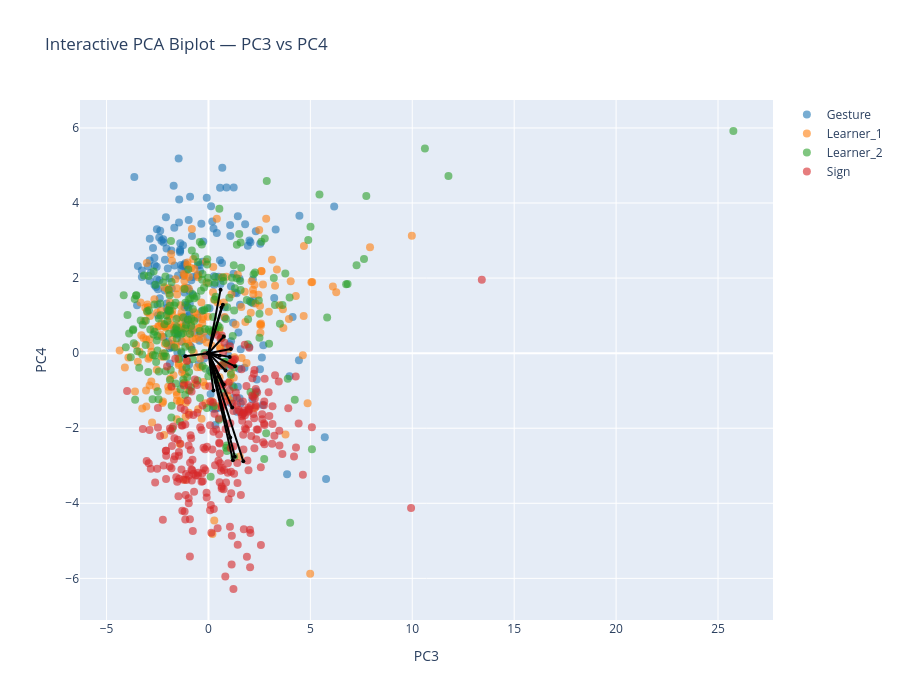

The cell this chart's notebook holds for it:
### Markdown cell above
## PC3-PC4

### Code cell
interactive_PCA_biplot(score=x_new_GS, 
                       coeff=loadings_GS, 
                       labels=feature_names, 
                       y=y, 
                       selected_vars=selected_vars, 
                       pc_x=3, 
                       pc_y=4,
                       le=le,
                       show_labels=False)

### Figure 1 — Plotly figure (JSON) as saved in the notebook; plotly's stock layout.template omitted (floating-point values rounded to 4 significant figures; data arrays with more than 128 entries replaced by an {"elided": "..."} marker saying what was removed)
{"data": [{"hoverinfo": "text", "marker": {"color": "#1f77b4", "opacity": 0.6, "size": 8}, "mode": "markers", "name": "Gesture", "showlegend": true, "text": {"elided": "197 str values"}, "type": "scatter", "x": {"elided": "197 float values"}, "y": {"elided": "197 float values"}}, {"hoverinfo": "text", "marker": {"color": "#ff7f0e", "opacity": 0.6, "size": 8}, "mode": "markers", "name": "Learner_1", "showlegend": true, "text": {"elided": "236 str values"}, "type": "scatter", "x": {"elided": "236 float values"}, "y": {"elided": "236 float values"}}, {"hoverinfo": "text", "marker": {"color": "#2ca02c", "opacity": 0.6, "size": 8}, "mode": "markers", "name": "Learner_2", "showlegend": true, "text": {"elided": "223 str values"}, "type": "scatter", "x": {"elided": "223 float values"}, "y": {"elided": "223 float values"}}, {"hoverinfo": "text", "marker": {"color": "#d62728", "opacity": 0.6, "size": 8}, "mode": "markers", "name": "Sign", "showlegend": true, "text": {"elided": "246 str values"}, "type": "scatter", "x": {"elided": "246 float values"}, "y": {"elided": "246 float values"}}, {"hoverinfo": "text", "hovertext": "gross__magnitude__arm_speed_Gmean", "line": {"color": "black"}, "marker": {"size": 4}, "mode": "lines+markers", "showlegend": false, "textposition": "top center", "type": "scatter", "x": [0, 1.709], "y": [0, -2.88]}, {"hoverinfo": "text", "hovertext": "gross__variability__arm_speed_Gstd", "line": {"color": "black"}, "marker": {"size": 4}, "mode": "lines+markers", "showlegend": false, "textposition": "top center", "type": "scatter", "x": [0, 0.8363], "y": [0, -0.4637]}, {"hoverinfo": "text", "hovertext": "gross__magnitude__arm_speed_peak_mean", "line": {"color": "black"}, "marker": {"size": 4}, "mode": "lines+markers", "showlegend": false, "textposition": "top center", "type": "scatter", "x": [0, 0.7486], "y": [0, -0.8321]}, {"hoverinfo": "text", "hovertext": "gross__rhythm__arm_speed_peak_n", "line": {"color": "black"}, "marker": {"size": 4}, "mode": "lines+markers", "showlegend": false, "textposition": "top center", "type": "scatter", "x": [0, 0.7501], "y": [0, 0.4439]}, {"hoverinfo": "text", "hovertext": "gross__rhythm__arm_speed_peak_rate", "line": {"color": "black"}, "marker": {"size": 4}, "mode": "lines+markers", "showlegend": false, "textposition": "top center", "type": "scatter", "x": [0, 1.068], "y": [0, -2.249]}, {"hoverinfo": "text", "hovertext": "gross__rhythm__arm_speed_mod_depth", "line": {"color": "black"}, "marker": {"size": 4}, "mode": "lines+markers", "showlegend": false, "textposition": "top center", "type": "scatter", "x": [0, 0.2429], "y": [0, -0.9958]}, {"hoverinfo": "text", "hovertext": "gross__magnitude__arm_acc_Gmean", "line": {"color": "black"}, "marker": {"size": 4}, "mode": "lines+markers", "showlegend": false, "textposition": "top center", "type": "scatter", "x": [0, 1.293], "y": [0, -2.762]}, {"hoverinfo": "text", "hovertext": "gross__variability__arm_acc_Gstd", "line": {"color": "black"}, "marker": {"size": 4}, "mode": "lines+markers", "showlegend": false, "textposition": "top center", "type": "scatter", "x": [0, 0.5486], "y": [0, -0.06747]}, {"hoverinfo": "text", "hovertext": "gross__magnitude__arm_acc_peak_mean", "line": {"color": "black"}, "marker": {"size": 4}, "mode": "lines+markers", "showlegend": false, "textposition": "top center", "type": "scatter", "x": [0, 0.5141], "y": [0, -0.6279]}, {"hoverinfo": "text", "hovertext": "gross__rhythm__arm_acc_peak_n", "line": {"color": "black"}, "marker": {"size": 4}, "mode": "lines+markers", "showlegend": false, "textposition": "top center", "type": "scatter", "x": [0, 0.6368], "y": [0, 1.217]}, {"hoverinfo": "text", "hovertext": "gross__rhythm__arm_acc_peak_rate", "line": {"color": "black"}, "marker": {"size": 4}, "mode": "lines+markers", "showlegend": false, "textposition": "top center", "type": "scatter", "x": [0, 1.164], "y": [0, -1.45]}, {"hoverinfo": "text", "hovertext": "gross__rhythm__arm_acc_mod_depth", "line": {"color": "black"}, "marker": {"size": 4}, "mode": "lines+markers", "showlegend": false, "textposition": "top center", "type": "scatter", "x": [0, 0.3682], "y": [0, -0.7604]}, {"hoverinfo": "text", "hovertext": "gross__magnitude__arm_speed_integral", "line": {"color": "black"}, "marker": {"size": 4}, "mode": "lines+markers", "showlegend": false, "textposition": "top center", "type": "scatter", "x": [0, 1.304], "y": [0, -0.3522]}, {"hoverinfo": "text", "hovertext": "gross__rhythm__arm_speed_sampen", "line": {"color": "black"}, "marker": {"size": 4}, "mode": "lines+markers", "showlegend": false, "textposition": "top center", "type": "scatter", "x": [0, 1.197], "y": [0, -2.85]}, {"hoverinfo": "text", "hovertext": "gross__rhythm__band1_centroid_totalarm", "line": {"color": "black"}, "marker": {"size": 4}, "mode": "lines+markers", "showlegend": false, "textposition": "top center", "type": "scatter", "x": [0, 0.706], "y": [0, 1.293]}, {"hoverinfo": "text", "hovertext": "gross__rhythm__band1_band_power_totalarm", "line": {"color": "black"}, "marker": {"size": 4}, "mode": "lines+markers", "showlegend": false, "textposition": "top center", "type": "scatter", "x": [0, -1.138], "y": [0, -0.08101]}, {"hoverinfo": "text", "hovertext": "gross__rhythm__band1_entropy_totalarm", "line": {"color": "black"}, "marker": {"size": 4}, "mode": "lines+markers", "showlegend": false, "textposition": "top center", "type": "scatter", "x": [0, 0.5947], "y": [0, 1.692]}, {"hoverinfo": "text", "hovertext": "gross__rhythm__band2_band_power_totalarm", "line": {"color": "black"}, "marker": {"size": 4}, "mode": "lines+markers", "showlegend": false, "textposition": "top center", "type": "scatter", "x": [0, 1.101], "y": [0, 0.1113]}, {"hoverinfo": "text", "hovertext": "gross__magnitude__bbmv_arms_total", "line": {"color": "black"}, "marker": {"size": 4}, "mode": "lines+markers", "showlegend": false, "textposition": "top center", "type": "scatter", "x": [0, 1.042], "y": [0, -0.09959]}], "layout": {"height": 700, "hovermode": "closest", "title": {"text": "Interactive PCA Biplot — PC3 vs PC4"}, "width": 900, "xaxis": {"title": {"text": "PC3"}}, "yaxis": {"title": {"text": "PC4"}}}}
